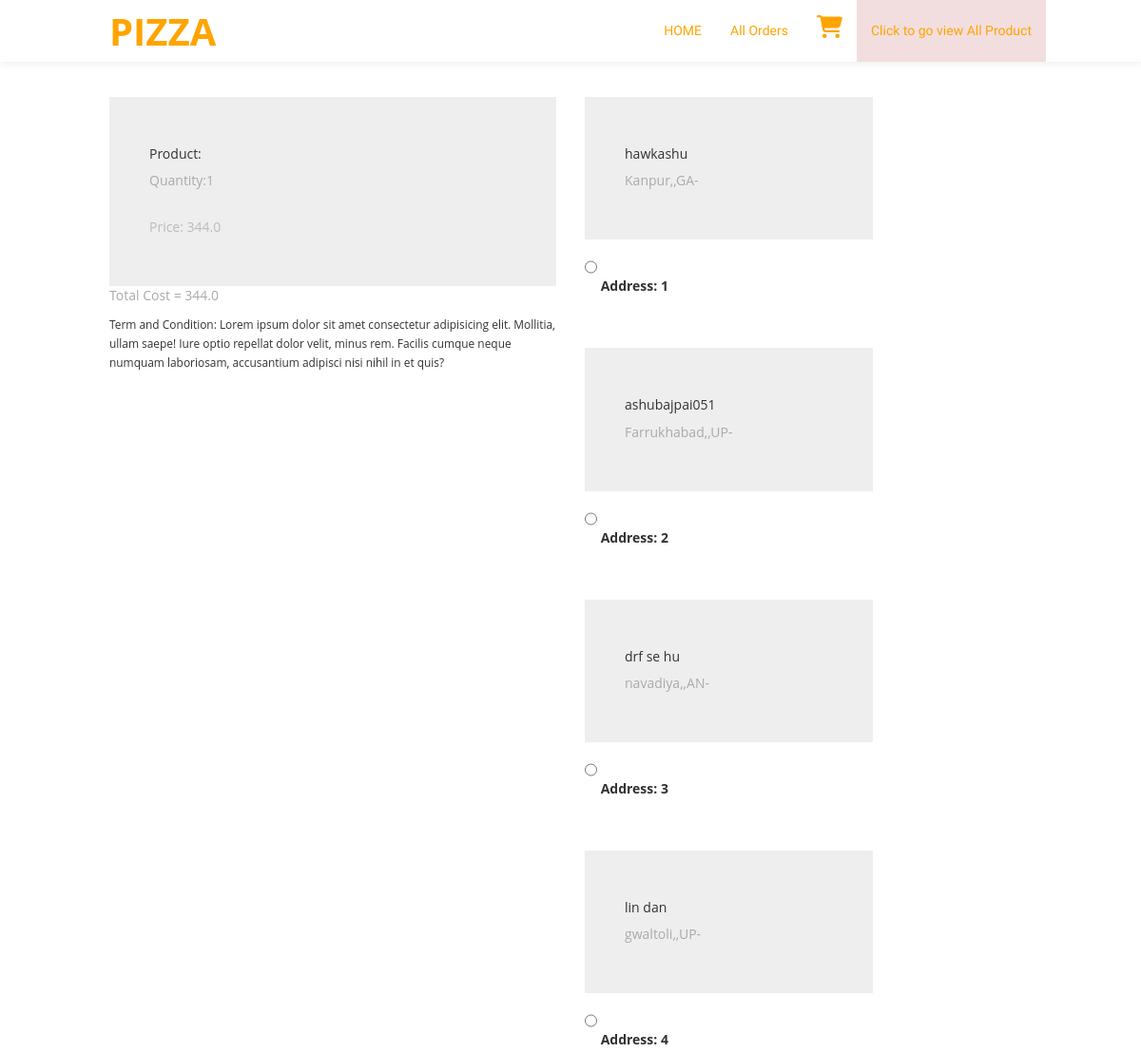
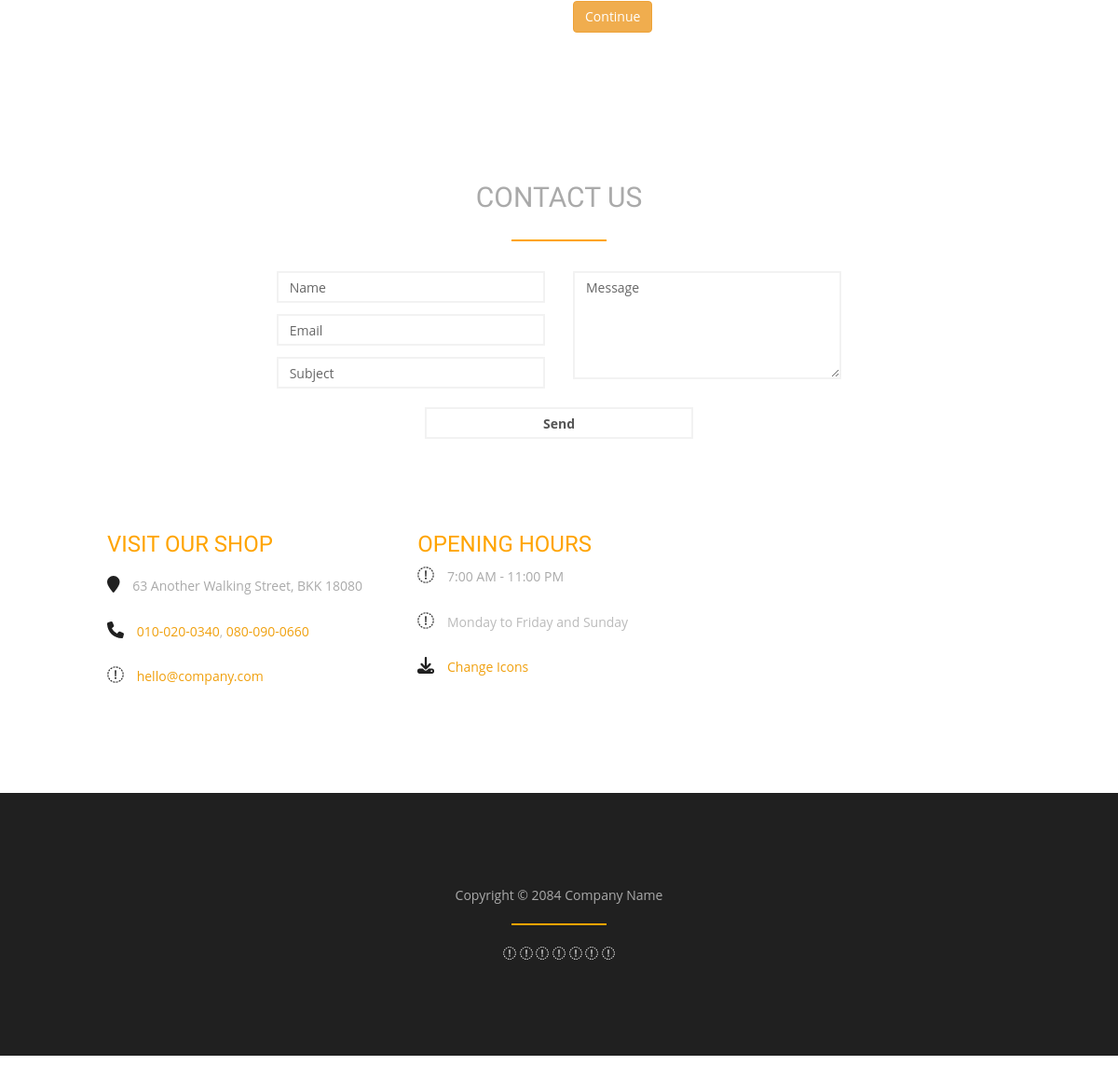
/order/ (signed in), run on the app's committed database (2 pictures, top to bottom).
### app/models.py (models this page shows, shortened)
class MyCart(models.Model):
    user = models.ForeignKey(User, on_delete=models.CASCADE,related_name='cart_set')
    product  = models.ForeignKey(Product, on_delete=models.CASCADE,related_name='cpnigga')
    quantity = models.PositiveIntegerField(default=1)
    @property
    def total_cost(self):
        return self.quantity*self.product.product_price

class Product(models.Model):
    title=models.CharField(max_length=20)
    product_image=models.ImageField(upload_to='productimages')
    product_price = models.FloatField()
    description=models.TextField()
    category = models.CharField(choices=category_choice,max_length=20)

class Customer(models.Model):
    user=models.ForeignKey(User, on_delete=models.CASCADE,related_name='cus_set')
    name=models.CharField(max_length=20)
    pincode = models.CharField(max_length=10)
    state =  models.CharField(choices=state_choice,max_length=40)
    locality = models.CharField(max_length=30)
    nearLandmark = models.CharField(max_length=20)

### app/views.py (the view)
# urls.py: path('order/',views.order,name="order"),
def order(request):
    user=request.user
    add = Customer.objects.filter(user=user)
    pro= MyCart.objects.filter(user=user)
    price=0.0
    for i in pro:
        price += i.product.product_price*i.quantity
    return render(request, 'app/order.html',{'add':add,'cart_items':pro,'total':price})

### app/templates/app/order.html (shortened to what this page needs)
{% extends 'app/index.html' %}
{% block main-content %}
<div class="container">
 <div class="row mt-5">
  <div class="col-sm-6">
    <h4>Order Summary</h4>
    {% for item in cart_items %}
      <div class="card mb-2">
        <div class="card-body">
          <h5>Product: {{item.title}}</h5>
          <p>Quantity:{{item.quantity}}</p>
          <p class="fw-bold">Price: {{item.total_cost}}</p>
        </div>
      </div>
       {% endfor %}
       <p>Total Cost = {{total}}</p>
    <small>Term and Condition: Lorem ipsum dolor sit amet consectetur adipisicing elit. Mollitia, ullam saepe! Iure optio repellat dolor velit, minus rem. Facilis cumque neque numquam laboriosam, accusantium adipisci nisi nihil in et quis?</small>
  </div>
  <div class="col-sm-4 offset-sm-1">
    <h4>Select Shipping Address</h4>
    <form action="/paymentdone">
     {% for ad in add %}
      <div class="card">
        <div class="card-body">
        <h5>{{ad.name}}</h5>
        <p>{{ad.locality}},{{ad.city}},{{ad.state}}-{{ad.zipcode}}</p>
        </div>
      </div>
        <div class="form-check mt-2 mb-5">
          <input class="form-check-input" type="radio" value="{{ad.id}}" name="custid" id="custadd{{forloop.counter}}">
          <label class="form-check-label fw-bold" for="">
            Address: {{forloop.counter}} </label>
        </div>
        {% endfor %}
        <div class="text-end">
          <button type="submit" class="btn btn-warning mt-3 px-5 fw-bold">Continue</button>
        </div>
      </form>
    </div>
  </div>
</div>
{% endblock main-content %}

### app/templates/app/index.html (shortened to what this page needs)
<!DOCTYPE html>
{% load static %}
<html lang="en">
<head>
	    <link rel="stylesheet" href="{% static 'app/css/all.min.css' %}">
	<link rel="stylesheet" href="{% static 'app/css/bootstrap.min.css' %}">
	<link rel="stylesheet" href="{% static 'app/css/font-awesome.min.css' %}">
		<link rel="stylesheet" href="{% static 'app/css/all.min.css' %}">
	    <link rel="stylesheet" href="{% static 'app/css/owl.carousel.min.css' %}">
	<link rel="stylesheet" href="{% static 'app/css/templatemo-style.css' %}">
		<link rel="stylesheet" href="{% static 'app/css/style.css' %}">
<link rel="stylesheet" href="https://cdnjs.cloudflare.com/ajax/libs/font-awesome/4.7.0/css/font-awesome.min.css">
</head>
<body id="home" data-spy="scroll" data-target=".navbar-collapse">
	{% block navbar %}
	<div class="navbar navbar-default navbar-fixed-top" role="navigation">
		<div class="container">
			<div class="navbar-header">
				<a href="{% url 'home'  %}" class="navbar-brand smoothScroll"><strong> PIZZA</strong></a>
			</div>
			<div class="collapse navbar-collapse">
				<ul class="nav navbar-nav navbar-right">
					<li><a href="{% url 'home'  %}" class="smoothScroll">HOME</a></li>
					<li><a href="{% url 'orders' %}" class="smoothScroll">All Orders</a></li>
					<li><a href="{% url 'cart' %}" class="smoothScroll"><i class="fa fa-shopping-cart" style="font-size:24px"></i></a></li>
					<li><a href="{% url 'product' %}" class="bg-danger">Click to go view All Product</a>
</li>
				</ul>
			</div>
		</div>
	</div>
{% endblock navbar %}
{% block main-content %}{% endblock main-content %}
{% block place %}
	<section id="contact" class="templatemo-section">
		<div class="container">
			<div class="row">
				<div class="col-md-12">
					<h2 class="text-uppercase text-center">Contact Us</h2>
					<hr>
				</div>
				<div class="col-md-2"></div>
				<div class="col-md-8">
					<form action="#" method="post" role="form">
						<div class="col-md-6 col-sm-6">
							<input name="name" type="text" class="form-control" id="name" maxlength="60" placeholder="Name">
					    	<input name="email" type="email" class="form-control" id="email" placeholder="Email">
							<input name="message" type="text" class="form-control" id="message" placeholder="Subject">
						</div>
						<div class="col-md-6 col-sm-6">
							<textarea class="form-control" rows="5" placeholder="Message"></textarea>
						</div>
						<div class="col-md-offset-3 col-md-6 col-sm-offset-3 col-sm-6">
							<input name="submit" type="submit" class="form-control" id="submit" value="Send">
						</div>
					</form>
				</div>
				<div class="col-md-2"></div>
				<div class="col-md-4 col-sm-4">
					<h3 class="padding-bottom-10 text-uppercase">Visit our shop</h3>
					<p><i class="fa fa-map-marker contact-fa"></i> 63 Another Walking Street, BKK 18080</p>
					<p>
						<i class="fa fa-phone contact-fa"></i>
						<a href="tel:010-020-0340" class="contact-link">010-020-0340</a>,
						<a href="tel:080-090-0660" class="contact-link">080-090-0660</a>
					</p>
					<p><i class="fa fa-envelope-o contact-fa"></i>
                    	<a href="mailto:hello@company.com" class="contact-link">hello@company.com</a></p>
				</div>
				<div class="col-md-4 col-sm-4">
					<h3 class="text-uppercase">Opening hours</h3>
					<p><i class="fa fa-clock-o contact-fa"></i> 7:00 AM - 11:00 PM</p>
					<p><i class="fa fa-bell-o contact-fa"></i> Monday to Friday and Sunday</p>
                    <p><i class="fa fa-download contact-fa"></i>
                    	<a class="contact-link" rel="nofollow"
                        	href="http://fontawesome.io/icons/" target="_blank">Change Icons</a></p>
			  	</div>
				<div class="col-md-4 col-sm-4">
					<div class="google_map">
						<div id="map-canvas" class="map"></div>
					</div>
				</div>
			</div>
		</div>
	</section>
	<footer>
		<div class="container">
			<div class="row">
				<div class="col-md-12">
					<p>Copyright &copy; 2084 Company Name</p>
					<hr>
					<ul class="social-icon">
						<li><a href="#" class="fa fa-facebook"></a></li>
						<li><a href="#" class="fa fa-twitter"></a></li>
						<li><a href="#" class="fa fa-instagram"></a></li>
						<li><a href="#" class="fa fa-pinterest"></a></li>
						<li><a href="#" class="fa fa-google"></a></li>
						<li><a href="#" class="fa fa-github"></a></li>
						<li><a href="#" class="fa fa-apple"></a></li>
					</ul>
				</div>
			</div>
		</div>
	</footer>
{% endblock place %}
</body>
</html>

### app/static/app/css/templatemo-style.css (style rules this page uses)
body { font-family: 'Signika', sans-serif; font-weight: 400; position: relative; }
h1,h2, h3, h4, .navbar-default .navbar-nav li a, .navbar-default .navbar-nav>li>a:focus { color: #ffa400; font-family: 'Chewy', cursive; font-weight: 400; }
hr { border: 1px solid #ffa400; width: 100px; }
@media (min-width: 768px) { .container { width: 700px; } }
@media (min-width: 992px) { .container { width: 900px; } }
@media (min-width: 1200px) { .container { width: 1000px; } }
.templatemo-section { padding-top: 100px; padding-bottom: 100px; position: relative; }
.navbar-default { background: #ffffff; border: none; -webkit-box-shadow: 0 2px 8px 0 rgba(50, 50, 50, 0.08); box-shadow: 0 2px 8px 0 rgba(50, 50, 50, 0.08); margin: 0; padding: 0; }
.navbar-default .navbar-brand { color: #ffa400; font-size: 40px; line-height: 35px; }
.navbar-default .navbar-nav li a { line-height: 35px; }
.padding-bottom-10 { padding-bottom: 10px; }
.map { height: 200px; }
.contact-fa { color: #202020; font-size: 18px; padding-right: 10px; }
.contact-link { color: #F0A00E; }
.form-control { border: 2px solid #f2f2f2; border-radius: 0; -webkit-box-shadow: none; box-shadow: none; margin-top: 12px; -webkit-transition: all 0.4s ease-in-out; transition: all 0.4s ease-in-out; }
input { height: 50px; }
input[type="submit"] { font-weight: bold; margin-bottom: 80px; margin-top: 20px; }
footer { background: #202020; border-bottom: 10px solid #ffffff; color: #ffffff; text-align: center; padding-top: 100px; padding-bottom: 100px; }
.social-icon { position: relative; padding: 0; margin: 0; }
.social-icon li { display: inline-block; list-style: none; }

### app/static/app/css/style.css (style rules this page uses)
h5 { font-weight: 400 }
body { font-family: 'open sans'; overflow-x: hidden; }
.card { margin-top: 50px; background: #eee; padding: 3em; line-height: 1.5em; }
h1, h2 { color: #888; margin:0; font-weight:normal; }
h2 { clear:both; color: #aaa; padding: 2em 0 0.3em }
p, p a { color: #aaa; text-decoration: none; }
p + p { color: #bbb; margin-top: 2em; }

### data on the page
MyCart: quantity "1", total_cost "344.0"
Customer: name "hawkashu", locality "Kanpur", state "GA"
Customer: name "ashubajpai051", locality "Farrukhabad", state "UP"
Customer: name "drf se hu", locality "navadiya", state "AN"
Customer: name "lin dan", locality "gwaltoli", state "UP"

### other printed values
{{ total }} "344.0"
